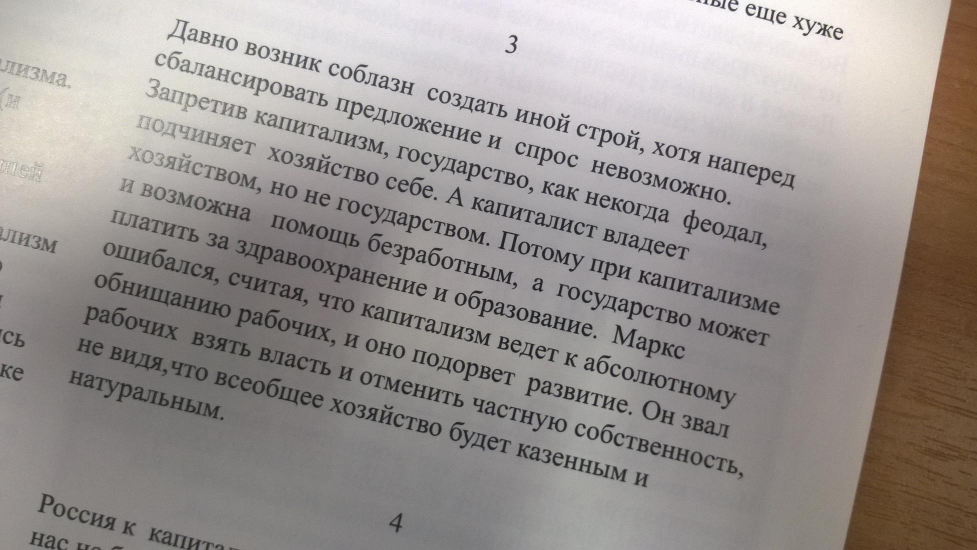
#> input picture hw3/images/1.jpg, 1954 x 1100 px (shown at 1/2 size); its folder holds only this picture in this run
$ python main.py
#> lines starting #> are read from the running program, lines starting #| are printed output that depends on the picture; after the words box and inside, x2 and y2 are one past the last pixel; in counts of white or black regions, pixels touching at a corner belong together
### hw3/transforms.py
import numpy as np
from utils import get_pixels_by_coords, rotate_coords

def bilinear_interpolation(img, coords):
    upper_bound = np.ceil(coords).astype(int)
    lower_bound = np.floor(coords).astype(int)
    c1 = np.stack((upper_bound[...,0], lower_bound[...,1]), axis=-1)
    c2 = np.stack((lower_bound[...,0], upper_bound[...,1]), axis=-1)
    return get_pixels_by_coords(img, upper_bound) * np.prod(abs(coords - lower_bound), axis=-1)[...,None] +\
            get_pixels_by_coords(img, lower_bound) * np.prod(abs(coords - upper_bound), axis=-1)[...,None] +\
            get_pixels_by_coords(img, c1) * np.prod(abs(coords - c2), axis=-1)[...,None] +\
            get_pixels_by_coords(img, c2) * np.prod(abs(coords - c1), axis=-1)[...,None]

def nearest_neighbour_interpolation(img, coords):
    coords = np.round(coords).astype(int)
    return get_pixels_by_coords(img, coords)

def get_interpolated_img(img, coords, interpolation_type='nearest_neighbour'):
    if interpolation_type == 'nearest_neighbour':
        return nearest_neighbour_interpolation(img, coords)
    if interpolation_type == 'bilinear':
        return bilinear_interpolation(img, coords)
    raise ValueError('Unsupported interpolation type')

def resize_img(img):
    h, w, _ = img.shape
    h_pad, w_pad = 2 ** np.ceil(np.log2((h, w))).astype(int)
    h_pad = w_pad = max(h_pad, w_pad)
    img_scaled = np.zeros((h_pad, w_pad))
    x = np.arange(0, h_pad).astype(float) * h / h_pad
    y = np.arange(0, w_pad).astype(float) * w / w_pad
    coords = np.stack(np.meshgrid(x, y, indexing='ij'), axis=-1)
    img_scaled = bilinear_interpolation(img, coords)
    return img_scaled

def get_inverse_intensity(img):
    return 1 - (0.299 * img[...,0] + 0.587 * img[...,1] + 0.114 * img[...,2])

def rotate_img(img, inverse_angle, interpolation_type='nearest_neighbour'):
    h, w, _ = img.shape
    x = np.arange(0, h)
    y = np.arange(0, w)
    coords = np.stack(np.meshgrid(x, y, indexing='ij'), axis=-1)
    coords = rotate_coords(coords, img.shape[0] / 2, img.shape[1] / 2, inverse_angle)

    return get_interpolated_img(img, coords, interpolation_type)

def crop_image(img, ratio):
    indent_1 = int(ratio * img.shape[0])
    indent_2 = int(ratio * img.shape[1])
    return img[indent_1: -indent_1, indent_2: -indent_2]

### hw3/utils.py
import numpy as np

def get_pixels_by_coords(img, coords):
    h, w, _ = img.shape
    coords_in_field = (coords[...,0] >= 0) & (coords[...,0] < h) & (coords[...,1] >= 0) & (coords[...,1] < w)
    coords_real = coords * coords_in_field[...,None]
    r = img[...,0]
    g = img[...,1]
    b = img[...,2]
    coords_flatten = coords_real[...,0] * w + coords_real[...,1]
    return np.stack((np.take(r, coords_flatten), np.take(g, coords_flatten), np.take(b, coords_flatten)), axis=-1) * coords_in_field[...,None]

def rotate_coords(coords, x0, y0, phi):
    coords = coords.astype(float)
    coords[...,0] -= x0
    coords[...,1] -= y0
    x = coords[...,0] * np.cos(phi) - coords[...,1] * np.sin(phi) + x0
    y = coords[...,0] * np.sin(phi) + coords[...,1] * np.cos(phi) + y0
    return np.stack((x, y), axis=-1)

def my_div(x):
    res = x + (x <= 0)
    return res // 2

def get_angle_by_shift(shift, h):
    return np.arctan2(shift, h)

### hw3/hft.py
import numpy as np
from copy import copy
from utils import my_div

def fast_hough(intensity, top_id, bot_id):
    w = intensity.shape[1]
    max_shift = bot_id - top_id
    result = np.zeros((3 * w, 2 * max_shift + 1, 2))

    if top_id == bot_id:
        length = np.ones((w, 1))
        result[:w] = np.stack((intensity[top_id][:, None], length), axis=2)
        return result

    mid_id = (top_id + bot_id) // 2
    top_part = fast_hough(intensity, top_id, mid_id)
    bot_part = fast_hough(intensity, mid_id + 1, bot_id)

    result[:,:-1,:] = np.repeat(top_part, 2, axis=1)
    result[:,-1,:] = copy(top_part[:,0,:])

    ids = np.concatenate((np.arange(0, 2 * w), np.arange(-w, 0)))
    shifts = np.concatenate((np.arange(0, max_shift + 1), np.arange(-max_shift, 0)))
    ids, shifts = np.meshgrid(ids, shifts, indexing='ij')
    bot_starts = ids + shifts - my_div(shifts)
    bot_starts_in_field = np.logical_and(bot_starts >= -w, bot_starts < 2 * w)
    bot_starts = bot_starts * bot_starts_in_field
    bot_starts += 3 * w * (bot_starts < 0)

    flatten_ids = bot_starts * bot_part.shape[1] + my_div(shifts) + (my_div(shifts) < 0) * max_shift
    values = np.take(bot_part[...,0], flatten_ids)
    lens = np.take(bot_part[...,1], flatten_ids)
    result += np.stack((values, lens), axis=-1) * bot_starts_in_field[...,None]

    return result


def get_most_variated_shift(hough_space, img, intensity):
    max_shift = hough_space.shape[1] // 2
    max_var = -1
    res_shift = 0
    for shift in range(-max_shift // 2, max_shift // 2 + 1):
        if abs((shift * img.shape[1]) / (img.shape[0] * intensity.shape[1])) > 1/3:
            continue
        lines = hough_space[:hough_space.shape[0]//3, shift]
        lines = lines[lines[:,1] != 0]
        lines_normalized = lines[...,0] / lines[...,1]
        var = np.std(lines_normalized)
        if var > max_var:
            max_var = var
            res_shift = shift
    return res_shift

### hw3/main.py
from skimage import img_as_ubyte
from skimage.util import img_as_float
from skimage.io import imread, imsave
from time import time
import matplotlib.pyplot as plt
from hft import fast_hough, get_most_variated_shift
from transforms import rotate_img, resize_img, get_inverse_intensity, crop_image
from utils import get_angle_by_shift


def process_image(img, interpolation_type='nearest_neighbour'):
    time_start = time()
    img = img.transpose(1, 0, 2)
    img_resized = resize_img(crop_image(img, 1/4))
    intensity = get_inverse_intensity(img_resized)
    hough_space = fast_hough(intensity, 0, intensity.shape[0] - 1)
    shift = get_most_variated_shift(hough_space, img, intensity)
    inverse_angle = get_angle_by_shift(shift * img.shape[1] / intensity.shape[1], img.shape[0] - 1)
    return rotate_img(img, inverse_angle, interpolation_type).transpose(1, 0, 2), time() - time_start, img.shape[0] * img.shape[1] / 1e6

plt.title('Performance')
plt.xlabel('Square in MP')
plt.ylabel('Elapsed time in ms')

for interpolation_type in ['bilinear', 'nearest_neighbour']:
    squares = []
    times = []
    for i in range(1, 2):
        img = img_as_float(img_as_ubyte(imread(f'images/{i}.jpg')))
        img_rotated, time_elapsed, square = process_image(img, interpolation_type)
#> in crop_image, `return img[indent_1: -indent_1, indent_2: -indent_2]`:
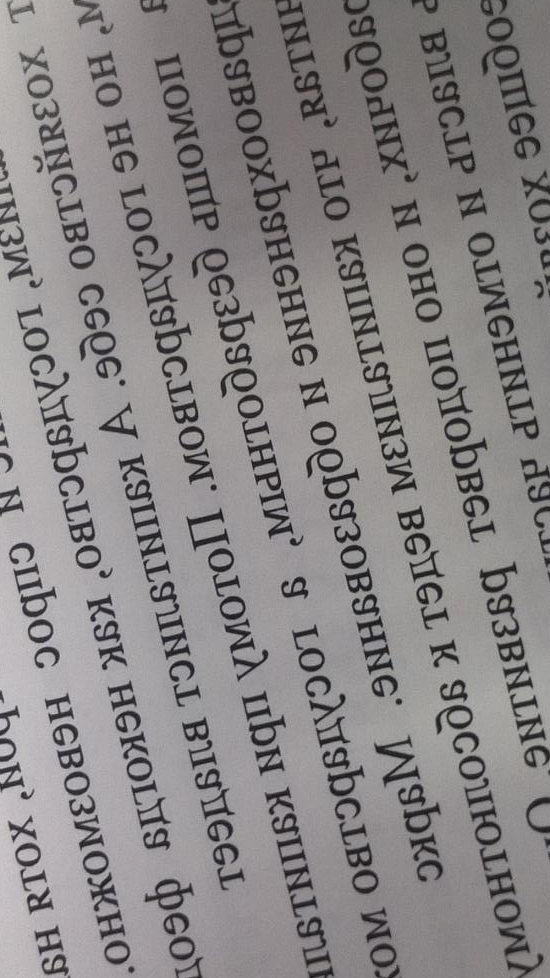
#> returned value: shape (978, 550, 3) float64; mean of channels 0, 1, 2 0.53, 0.518, 0.52; drawn as R, G, B
#> in resize_img, `h, w, _ = img.shape`: h = 978; w = 550
#> in resize_img, `h_pad, w_pad = 2 ** np.ceil(np.log2((h, w))).astype(int)`: h_pad = 1024
#> in resize_img, `x = np.arange(0, h_pad).astype(float) * h / h_pad`: x = 1024 values from 0 to 977
#> in resize_img, `y = np.arange(0, w_pad).astype(float) * w / w_pad`: y = 1024 values from 0 to 549.5
#> in get_pixels_by_coords (call 2), `coords_in_field = (coords[...,0] >= 0) & (coords[...,0] < h) & (coords..`: coords_in_field: shape (1024, 1024) bool; every value is 1
#> in get_pixels_by_coords (call 3), `coords_in_field = (coords[...,0] >= 0) & (coords[...,0] < h) & (coords..`:
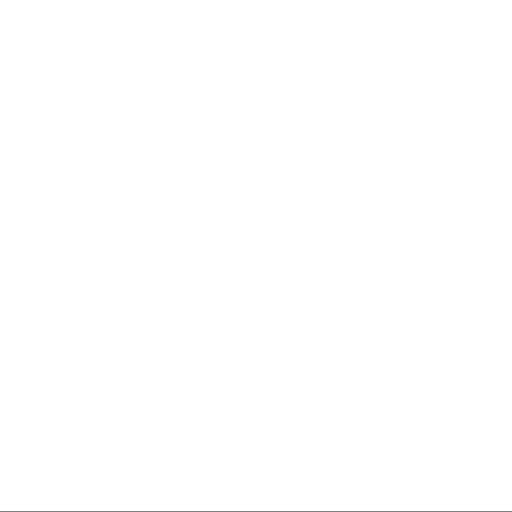
#> coords_in_field: shape (1024, 1024) bool (shown at 1/2 size); 99.9% white; black in thin lines or dots, all inside (x1, y1, x2, y2) = (0, 1023, 1024, 1024)
#> in get_pixels_by_coords (call 4), `coords_in_field = (coords[...,0] >= 0) & (coords[...,0] < h) & (coords..`: coords_in_field: shape (1024, 1024) bool; 99.9% white; black in thin lines or dots, all inside (x1, y1, x2, y2) = (1023, 0, 1024, 1024)
#> in fast_hough, `lens = np.take(bot_part[...,1], flatten_ids)`:
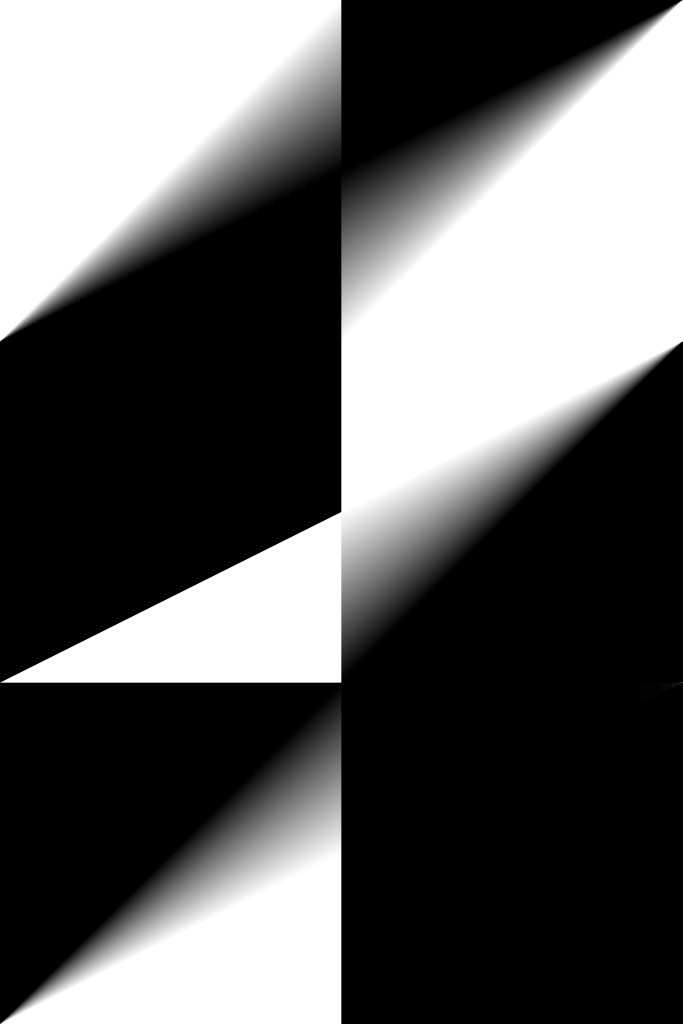
#> lens: shape (3072, 2047) float64 (shown at 1/3 size); min 0, max 512, mean 192.1; drawn with min black and max white
#> the loop in get_most_variated_shift, `for shift in range(-max_shift // 2, max_shift // 2 + 1):` made 1024 passes
#> (var, max_var) on passes 1, 69, 71, 72, 73, 75, 76, 77, 79, 80, 81, 83: (0.0493, 0.0493), (0.0494, 0.0494), (0.0494, 0.0494), (0.0494, 0.0494), (0.0495, 0.0495), (0.0495, 0.0495), (0.0495, 0.0495), (0.0496, 0.0496), (0.0496, 0.0496), (0.0496, 0.0496), (0.0496, 0.0496), (0.0497, 0.0497)
#> var on passes 2 to 7: 0.0473, 0.0473, 0.0473, 0.0474, 0.0474, 0.0474
#> after the loop in get_most_variated_shift, `for shift in range(-max_shift // 2, max_shift // 2 + 1):`: max_var = 0.0785; res_shift = 437
#> in process_image, `inverse_angle = get_angle_by_shift(shift * img.shape[1] / intensity.sh..`: inverse_angle = 0.236
#> in get_pixels_by_coords (call 5), `coords_in_field = (coords[...,0] >= 0) & (coords[...,0] < h) & (coords..`: coords_in_field: shape (1954, 1100) bool; 88.6% white; 4 black regions, box (x1, y1, x2, y2) and area: (881, 1043, 1100, 1954) 100295, (0, 0, 219, 908) 99552, (0, 1849, 435, 1954) 22944, (671, 0, 1100, 104) 22380
#> in get_pixels_by_coords (call 5), `b = img[...,2]`:
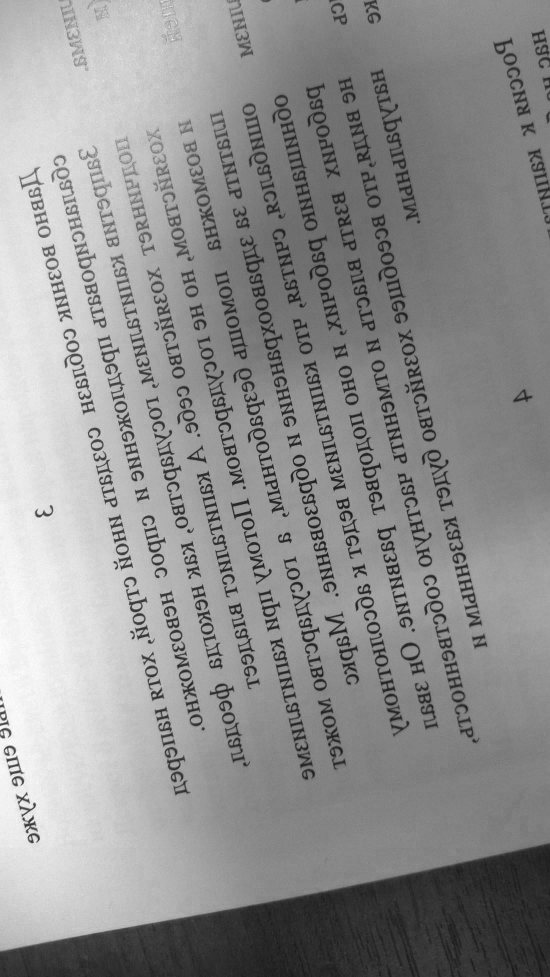
#> b: shape (1954, 1100) float64 (shown at 1/2 size); min 0.051, max 1, mean 0.564
#> in get_pixels_by_coords (call 5), `coords_flatten = coords_real[...,0] * w + coords_real[...,1]`:
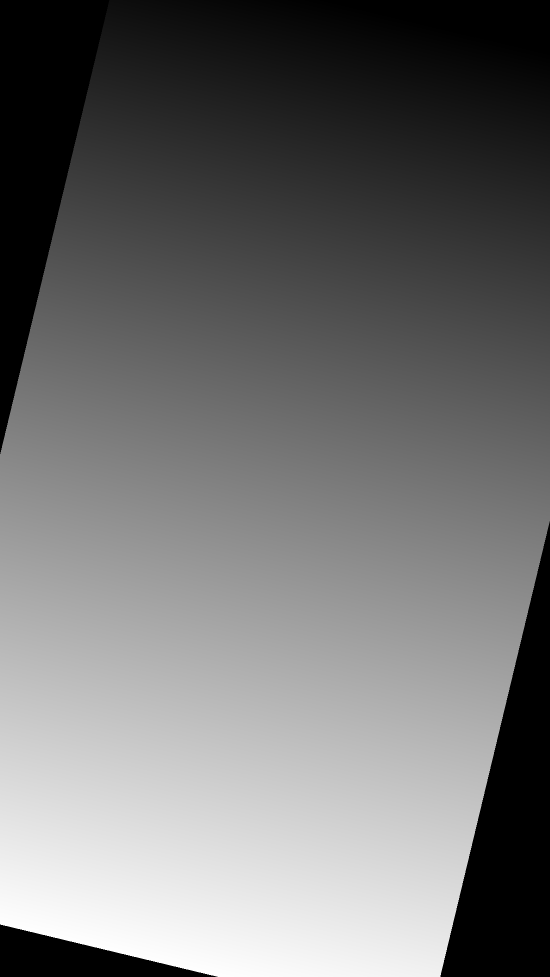
#> coords_flatten: shape (1954, 1100) int64 (shown at 1/2 size); min 0, max 2148970, mean 952293.4; drawn with min black and max white
#> in get_pixels_by_coords (call 5), `return np.stack((np.take(r, coords_flatten), np.take(g, coords_flatten..`:
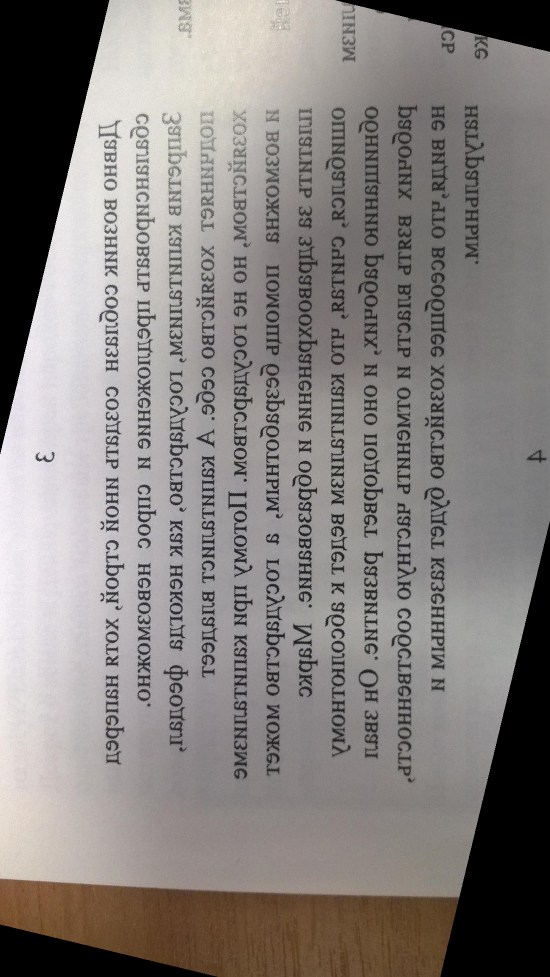
#> returned value: shape (1954, 1100, 3) float64 (shown at 1/2 size); mean of channels 0, 1, 2 0.524, 0.505, 0.496; drawn as R, G, B
#> in get_pixels_by_coords (call 6), `coords_in_field = (coords[...,0] >= 0) & (coords[...,0] < h) & (coords..`:
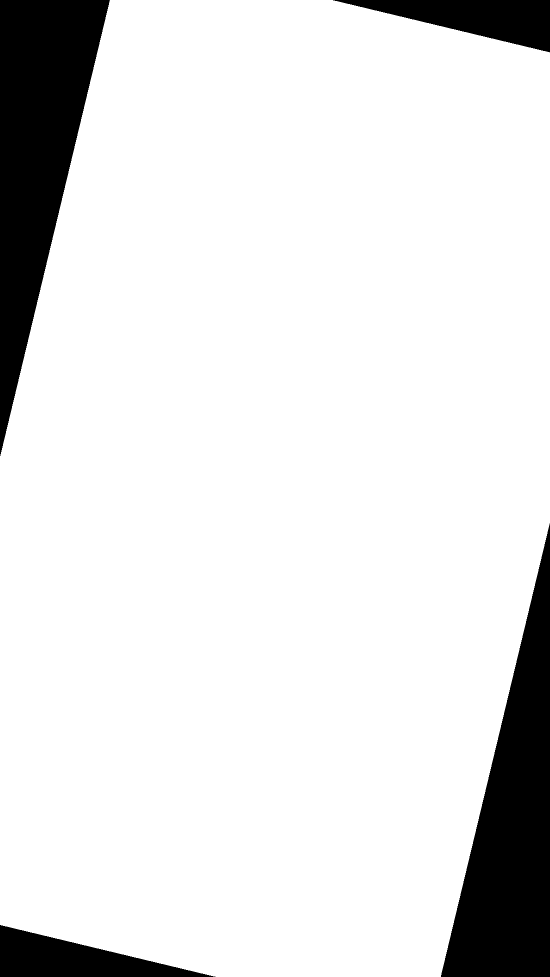
#> coords_in_field: shape (1954, 1100) bool (shown at 1/2 size); 88.6% white; 4 black regions, box (x1, y1, x2, y2) and area: (0, 0, 220, 912) 100490, (882, 1047, 1100, 1954) 99359, (666, 0, 1100, 105) 22826, (0, 1850, 431, 1954) 22496
#> in get_pixels_by_coords (call 7), `coords_in_field = (coords[...,0] >= 0) & (coords[...,0] < h) & (coords..`: coords_in_field: shape (1954, 1100) bool; 88.6% white; 4 black regions, box (x1, y1, x2, y2) and area: (0, 0, 220, 912) 100490, (882, 1047, 1100, 1954) 99359, (0, 1849, 435, 1954) 22944, (671, 0, 1100, 104) 22380
#> time_elapsed = 10.65; square = 2.15
        times.append(time_elapsed)
        squares.append(square)
#> (the run stopped early here; a loop or call above may not have finished)
